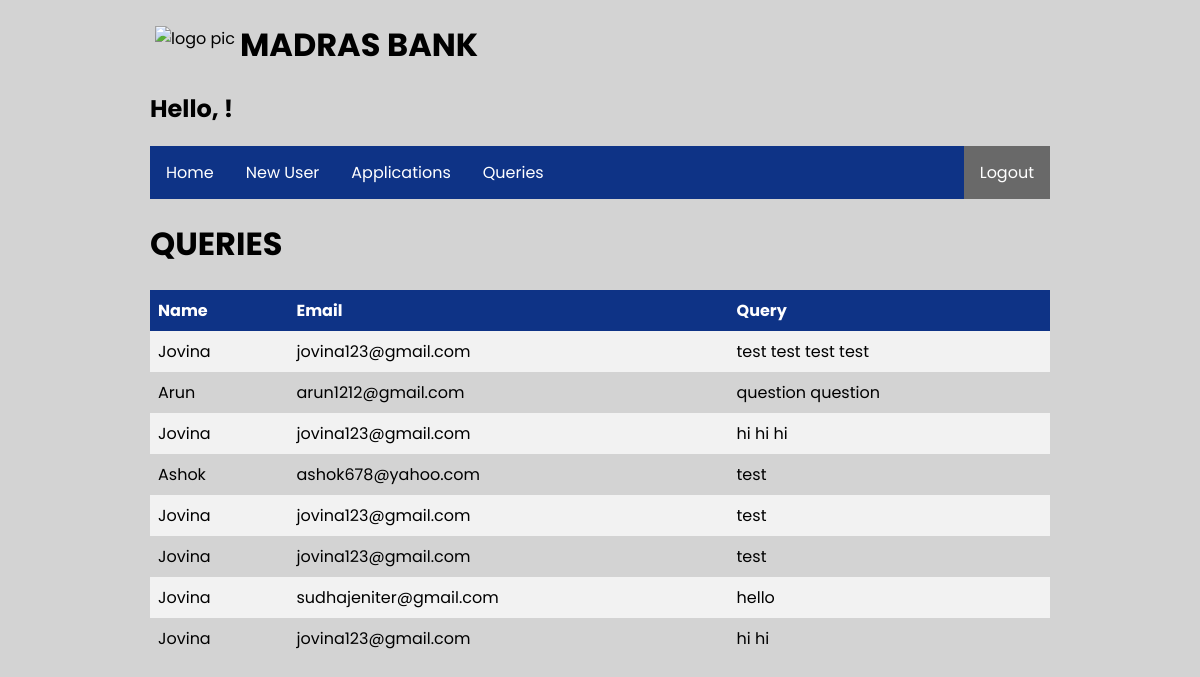
Page /contents/feedback.php on the committed database.
### tables this page shows
CREATE TABLE `feedback` (
  `Name` varchar(100) NOT NULL,
  `Email` varchar(100) NOT NULL,
  `Query` varchar(100) NOT NULL
);

### contents/feedback.php (the view, shortened to what this page needs)
<?php
$host="localhost";
$user="root";
$password="";
$db="demo";
$conn = mysqli_connect($host,$user,$password);
mysqli_select_db($conn, $db);
$query = mysqli_query($conn, "SELECT * FROM feedback");
$count = mysqli_num_rows($query);
?>
<!DOCTYPE html>
<html lang="en">
<head>
<link rel="stylesheet" type="text/css" href="fun.css">
</head>
<body>
	<div class="logo">
        <img src="../imgs/mb.png" alt="logo pic">
    </div>
	<h1>Madras Bank</h1>
	<h2>Hello, <?php echo $_SESSION['name'];?>!</h2>
    <div class="nav-area"><nav><ul>
    	<li><a href="hello.php">Home</a></li>
    	<li><a href="create.php">New User</a></li>
    	<li><a href="applications.php">Applications</a></li>
    	<li><a href="feedback.php">Queries</a></li>
        <li class="abc"><a class="active"
        	href="logout.php">Logout</a></li>
    </ul>
    </nav></div>
    <h1>Queries</h1>
    <table>
	<tr>
		<th>Name</th>
		<th>Email</th>
		<th>Query</th>
	</tr>
	<?php
	if ($count > 0) {
	while ($row = mysqli_fetch_array($query)) {
		echo "<tr>
		<td>$row[Name]</td>
		<td>$row[Email]</td>
		<td>$row[Query]</td>
		</tr>";
	}}
	else{
		echo "No queries yet";
	}
	?>
</table>
</body>
</html>

### contents/fun.css (style rules this page uses)
body { margin:0px 150px; background-color: #D3D3D3; }
* { font-family: 'Poppins', sans-serif; }
h1 { text-transform: uppercase }
html { background-color: #D3D3D3; }
.logo { float:left; margin:5px; }
.logo img { width: 50px; height: 50px; }
table { border-collapse: collapse; width: 100%; }
th, td { text-align: left; padding: 8px; }
tr:nth-child(even) { background-color: #f2f2f2 }
th { background-color: #0E3386; color: white; }
ul { list-style-type: none; margin: 0; padding: 0; overflow: hidden; background-color: #0E3386; }
li { float: left; }
li a { display: block; color: white; text-align: center; padding: 14px 16px; text-decoration: none; }
.abc { float: right }
.active { background-color:#696969; color: white; }

### rows in the picture
feedback: Name "Jovina", Email "jovina123@gmail.com", Query "test test test test"
feedback: Name "Arun", Email "arun1212@gmail.com", Query "question question"
feedback: Name "Jovina", Email "jovina123@gmail.com", Query "hi hi hi"
feedback: Name "Ashok", Email "ashok678@yahoo.com", Query "test"
feedback: Name "Jovina", Email "jovina123@gmail.com", Query "test"
feedback: Name "Jovina", Email "jovina123@gmail.com", Query "test"
feedback: Name "Jovina", Email "sudhajeniter@gmail.com", Query "hello"
feedback: Name "Jovina", Email "jovina123@gmail.com", Query "hi hi"
